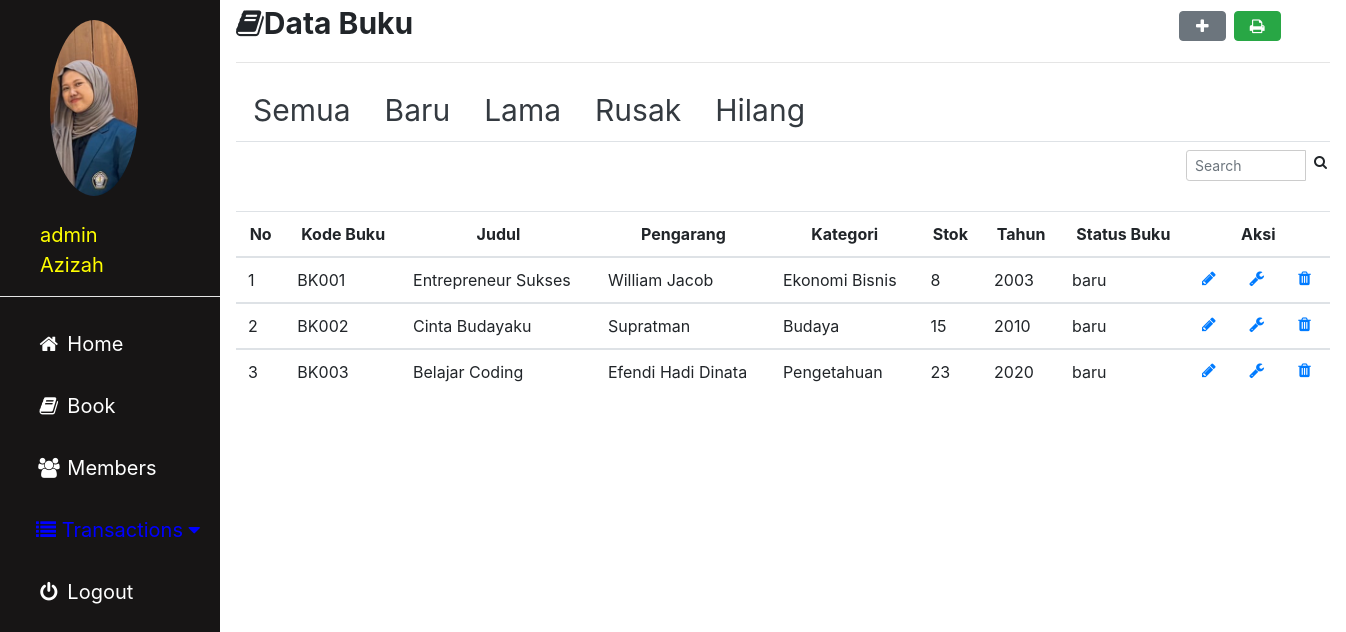
The page /admin/buku_baru.php (signed in) on the database its author committed.
### tables this page shows
CREATE TABLE `buku` (
  `kode_buku` varchar(10) NOT NULL,
  `judul` varchar(50) NOT NULL,
  `pengarang` varchar(50) NOT NULL,
  `id_kategori` int(5) NOT NULL,
  `stok` int(5) NOT NULL,
  `tahun` int(5) NOT NULL,
  `status` enum('baru','rusak','hilang','lama') NOT NULL
);

CREATE TABLE `kategori` (
  `id_kategori` int(10) NOT NULL,
  `nama_kategori` varchar(50) NOT NULL
);

### admin/buku_baru.php (the view, shortened to what this page needs)
<?php
include'sidebar.php';
 ?>
 <html>
 <head>
 <link rel="stylesheet" href="../img/csskonten.css">
 <link rel="stylesheet" href="../css/bootstrap.css">
 <link rel="stylesheet" href="../img/cssform.css">
 </head>
 <body>
 <div class="main">
   <b><i class="fa fa-Book"></i>Data Buku</b><a href="#" rel="tooltip" title="Tambah Data Buku"><button type="button" name="button" class="btn btn-secondary" style="margin-left:70%" onclick="document.getElementById('id01').style.display='block'" style="width:auto;"><i class="fa fa-fw fa-plus"></i></button>
   </a><a href="buku_print.php" target="blank" rel="tooltip" title="Print Data Buku"><button type="button" name="button" class="btn btn-success"><i class="fa fa-fw fa-print"></i></button></a>
<hr>
<ul class="nav nav-tabs">
  <li class="nav-item">
    <a class="nav-link  text-dark" href="buku.php">Semua <span class="sr-only">(current)</span></a>
  </li>
  <li class="nav-item">
    <a class="nav-link text-dark" href="buku_baru.php">Baru</a>
  </li>
  <li class="nav-item">
    <a class="nav-link text-dark" href="buku_lama.php">Lama</a>
  </li>
  <li class="nav-item">
    <a class="nav-link text-dark" href="buku_rusak.php">Rusak</a>
  </li>
  <li class="nav-item">
    <a class="nav-link text-dark" href="buku_hilang.php">Hilang</a>
  </li>
</ul>
<form class="" action="" method="post">
                <div class="input-group input-group-sm" style="width: 150px; margin-left: 950px;">
                  <input type="text" name="search" class="form-control float-right" placeholder="Search">
                  <div class="input-group-append">
                    <button type="submit" class="btn btn-default"><i class="fa fa-search"></i></button>
                  </div>
                </div>
                </form>
    <table class="table table-hover">
      <thead align=center>
        <tr>
          <th scope="col">No</th>
          <th scope="col">Kode Buku</th>
          <th scope="col">Judul</th>
          <th scope="col">Pengarang</th>
          <th scope="col">Kategori</th>
          <th scope="col">Stok</th>
          <th scope="col">Tahun</th>
          <th scope="col">Status Buku</th>
          <th scope="col" colspan="3">Aksi</th>
        </tr>
      </thead>
      <?php
      if(isset($_POST['search'])){
        $param = $_POST['search'];
        $asd = $koneksi->prepare("SELECT * FROM buku WHERE judul LIKE :1 OR kode_buku LIKE :1 ");
        $asd->bindParam(':1', $param);
        $asd->execute();
      }else{
      $asd = $koneksi -> prepare("SELECT * FROM buku WHERE status = 'baru'");
      $asd -> execute();
    }
      $i = 1;
      while($data = $asd -> fetch()){
      $id = $data['id_kategori'];
      $kat = $koneksi -> prepare("SELECT * FROM kategori WHERE id_kategori = :kategori");
      $kat -> bindParam(':kategori', $id);
      $kat -> execute();
      $hasil = $kat -> fetch();
      ?>
      <tbody>
        <tr>
          <td><?php echo $i ?></td>
          <td><?php echo $data['kode_buku']; ?></td>
          <td><?php echo $data['judul']; ?></td>
          <td><?php echo $data['pengarang']; ?></td>
          <td><?php echo $hasil['nama_kategori']; ?></td>
          <td><?php echo $data['stok']; ?></td>
          <td><?php echo $data['tahun']; ?></td>
          <td><?php echo $data['status']; ?></td>
          <td>
            <a rel="tooltip" title="Pinjam" href="pinjam_tambah.php?agung=<?php echo $data['kode_buku']; ?>">
            <i class="fa fa-fw fa-pencil"></i></a>
          </td>
          <td>
            <a rel="tooltip" title="Edit" href="buku_edit.php?agung=<?php echo $data['kode_buku']; ?>">
            <i class="fa fa-fw fa-wrench"></i></a>
          </td>
          <td>
            <a rel="tooltip" title="Hapus" href="buku_proses.php?prabowo=hapus&app=<?php echo $data['kode_buku']; ?>" onclick="return confirm('apakah anda yakin?')">
            <i class="fa fa-fw fa-trash"></i></a>
          </td>
        </tr>
      </tbody>
      <?php $i++;  } ?>
    </table>
   </div>
 </body>
 </html>

### img/cssadmin.css (style rules this page uses)
body { margin: 0; font-family: "Lato", sans-serif; }

### img/csskonten.css (style rules this page uses)
.main { margin-left: 220px; padding: 1px 16px; height: 100%; font-size: 30px; }
input[type=text], input[type=password], select { width: 100%; padding: 5px 5px; margin: 8px 0; display: inline-block; border: 1px solid #ccc; box-sizing: border-box; font-size: 20px; }

### img/cssform.css (style rules this page uses)
input[type=text], input[type=password], select, textarea { width: 100%; padding: 5px 5px; margin: 8px 0; display: inline-block; border: 1px solid #ccc; box-sizing: border-box; font-size: 20px; }

### rows shown on the page
buku: kode_buku "BK001", judul "Entrepreneur Sukses", pengarang "William Jacob", id_kategori.nama_kategori "Ekonomi Bisnis", stok "8", tahun "2003", status "baru"
buku: kode_buku "BK002", judul "Cinta Budayaku", pengarang "Supratman", id_kategori.nama_kategori "Budaya", stok "15", tahun "2010", status "baru"
buku: kode_buku "BK003", judul "Belajar Coding", pengarang "Efendi Hadi Dinata", id_kategori.nama_kategori "Pengetahuan", stok "23", tahun "2020", status "baru"

### other values the page prints
$_SESSION['username']['id'] "admin"
$_SESSION['username']['nama'] "Azizah"
